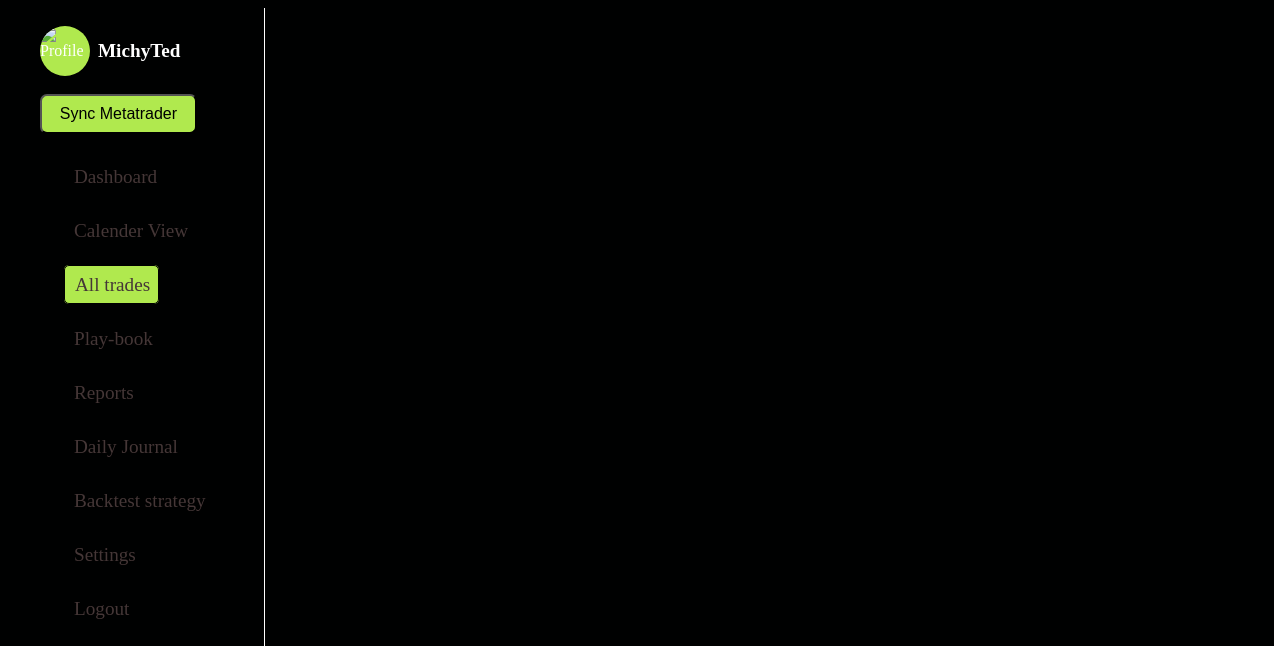
The app's page /journal (signed in), older data.
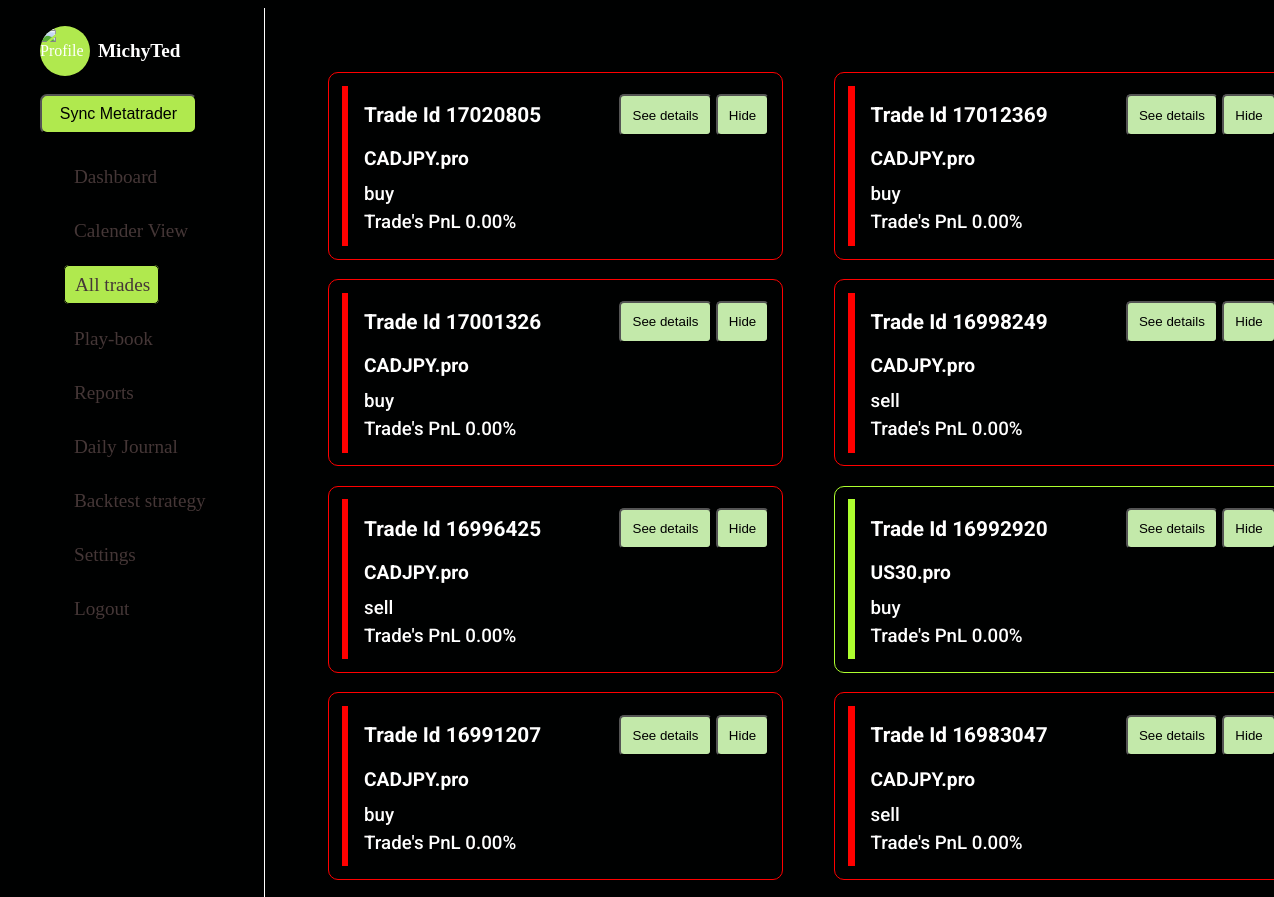
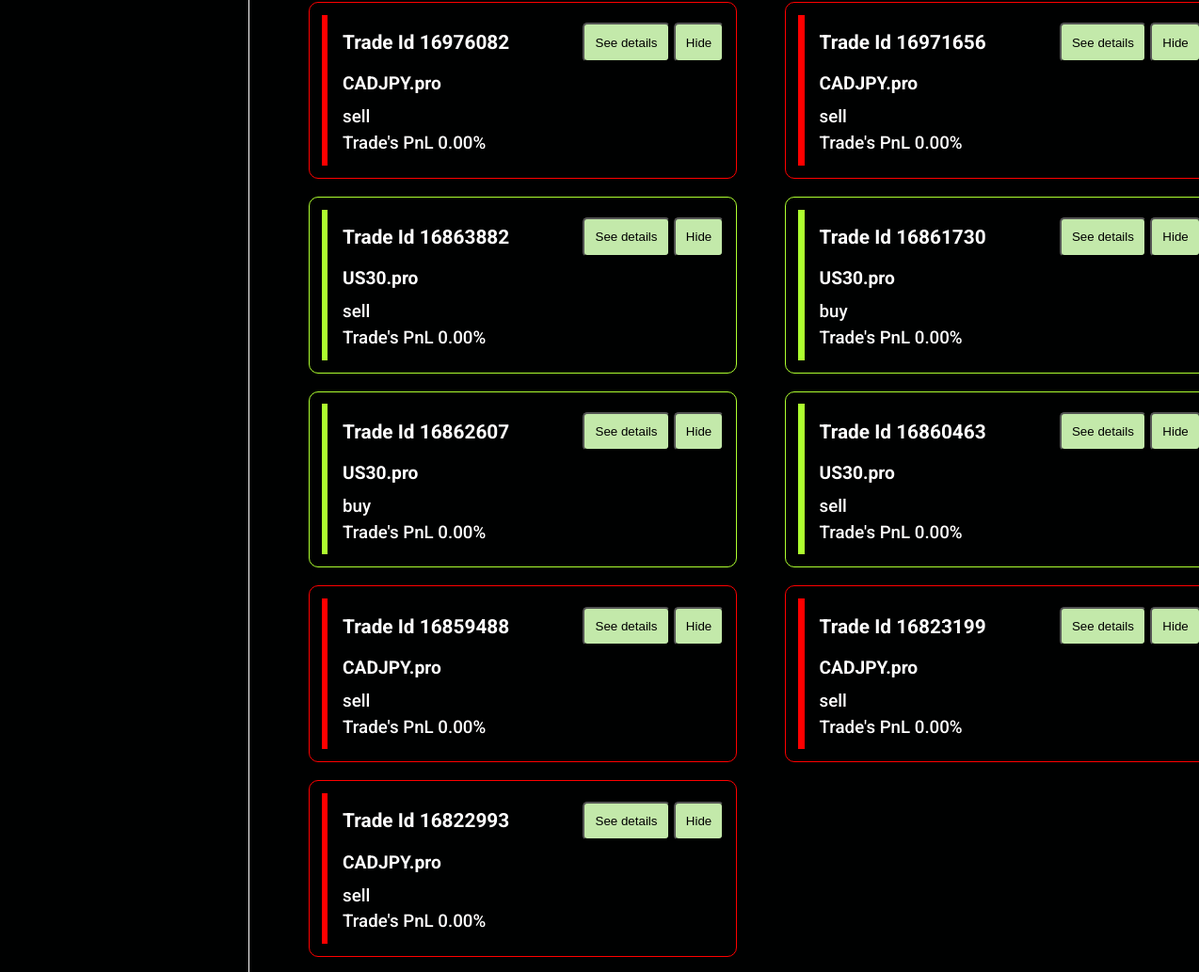
The same page, newer data (2 pictures, top to bottom).
### forexJournal/models.py (models this page shows, shortened)
class TradesModel(models.Model):
    user = models.ForeignKey(settings.AUTH_USER_MODEL, on_delete=models.CASCADE, related_name="trades", default=1)
    ticket = models.IntegerField(null=False, unique=True)
    opening_time = models.DateTimeField()
    closing_time = models.DateTimeField()
    order_type = models.CharField(null=False, blank=False, max_length=10)
    lot_size = models.DecimalField(decimal_places=4, max_digits=7)
    original_position_size = models.DecimalField(decimal_places=4, max_digits=7)
    symbol = models.CharField(max_length=20)
    opening_price = models.DecimalField(decimal_places=6, max_digits=12)
    closing_price = models.DecimalField(decimal_places=6, max_digits=12)
    stop_loss = models.DecimalField(decimal_places=6, max_digits=12)
    take_profit = models.DecimalField(decimal_places=6, max_digits=12)
    commission_usd = models.DecimalField(decimal_places=4, max_digits=8)
    swap_usd = models.DecimalField(decimal_places=3, max_digits=8)
    profit_usd = models.DecimalField(decimal_places=3, max_digits=20)
    equity_usd = models.CharField(max_length=10)
    margin_level = models.CharField(max_length=10)
    close_reason = models.CharField(max_length=10)
    strategy = models.ForeignKey(StrategyModel, on_delete=models.SET_NULL, null=True, blank=True)
    profit_target = models.DecimalField(max_digits=20, decimal_places=6, null=True, blank=True)
    stop_loss_value = models.DecimalField(max_digits=20, decimal_places=6, null=True, blank=True)
    tags = models.CharField(max_length=50, null=True, blank=True)
    planned_R_Multiple = models.DecimalField(max_digits=5, decimal_places=2, null=True, blank=True)
    notes = models.TextField(null=True, blank=True)

### forexJournal/views.py (the view)
# urls.py: path("journal", views.journal, name="journal"),
@login_required
def journal(request):
    logged_in_user = request.user
    context = {}
    trades = TradesModel.objects.filter(user=logged_in_user).order_by("-id")
    for trade in trades:
        trade.profit_usd = Money(trade.profit_usd, "USD")
    context["trades"] = trades
    return render(request, "forexJournal/journal.html", context)

### forexJournal/templates/forexJournal/journal.html (shortened to what this page needs)
{% extends "base.html" %}
{% load static %}
{% block css_files %}
    <link rel="stylesheet" href="{% static 'forexJournal/journal.css' %}">
{% endblock css_files %}
{% block content %}
<div class="main-content">
    <ul class="list">
        {% for trade in trades %}
            <li>
                <div class="trade">
                    <div class="bar"></div>
                    <div class="items">
                        <div class="heads">
                            <h2>Trade Id {{ trade.ticket}}</h2>
                            <div>
                                <button type="button">See details</button>
                                <button type="button">Hide</button>
                            </div>
                        </div>
                        <div class="values">
                            <h3 class="first">{{ trade.profit_usd }} <span>{{ trade.symbol }}</span></h3>
                            <h3 class="second">{{ trade.order_type}}</h3>
                            <h3 class="third">Trade's PnL 0.00%</h3>
                        </div>
                    </div>
                </div>
            </li>
        {% endfor %}
    </ul>
</div>
{% endblock content %}

### templates/base.html (shortened to what this page needs)
{% load static %}
<!DOCTYPE html>
<html lang="en">
<head>
    {% block css_files %}{% endblock  %}
    <link rel="stylesheet" href="{% static 'base.css' %}">
    <link rel="stylesheet" href="https://cdnjs.cloudflare.com/ajax/libs/font-awesome/6.5.2/css/all.min.css" />
</head>
<body>
    <section id="first-part">
        <div id="profile">
            <img src="{% static 'forexJournal/images/3d-portrait-businessman.jpg' %}" alt="Profile">
            <h2>{{ user }}</h2>
        </div>
        <button type="button" class="new-trade">Sync Metatrader</button>
        <ul>
            <li class="try"><a href="{% url "forex" %}" class="active" id="dashboard">Dashboard</a></li>
            <li><a href="{% url "All_trades" %}" id="all_trades" class="active">Calender View</a></li>
            <li><a href="{% url "journal" %}" id="journalss" class="active">All trades</a></li>
            <li><a href="{% url "playBook" %}" id="Play_book" class="active">Play-book</a></li>
            <li><a href="{% url "reports" %}" id="reports" class="active">Reports</a></li>
            <li><a href="{% url "daily-journal" %}" id="daily-journal" class="active">Daily Journal</a></li>
            <li><a href="{% url "backtest" %}" id="backtest" class="active">Backtest strategy</a></li>
            <li><a href="{% url "settings" %}" id="settings" class="active">Settings</a></li>
            <li class="logout"><a href="{% url 'logout' %}">Logout</a></li>
        </ul>
    </section>
    {% block content %}
    {% endblock  %}
</body>
</html>

### forexJournal/static/forexJournal/journal.css (style rules this page uses)
.main-content { margin-left: 20rem; width: 78vw; }
#first-part { width: 15rem; padding: 1rem; min-height: 100%; border-right: 1px solid white; position: fixed; }
.trade { height: 10rem; padding: 0.8rem; border: 0.5px solid greenyellow; border-radius: 10px; margin-right: 2rem; display: flex; cursor: pointer; transition: transform 0.3s ease; }
.heads { display: flex; align-items: center; justify-content: space-between; }
.heads button { padding: 0.7rem; background: rgb(195, 233, 170); border-radius: 5px; }
.heads h2 { font-size: 1.3rem; font-family: "Roboto", sans-serif; font-weight: bold; font-style: normal; }
.values { margin-top: -1rem; }
.values .first { font-size: 2.5rem; margin-top: -1rem; }
.first span { font-size: 1.2rem; font-family: "Roboto", sans-serif; font-weight: bold; font-style: normal; }
.second { margin-top: -2rem; font-family: "Roboto", sans-serif; font-weight: 500; font-style: normal; }
.third { margin-top: -0.8rem; font-family: "Roboto", sans-serif; font-weight: 500; font-style: normal; }
.bar { height: 100%; width: 0.4rem; background: greenyellow; }
.items { width: 97%; margin-left: 1rem; }
.list { display: grid; grid-template-columns: 1fr 1fr; gap: 1.2rem; margin-left: -2.5rem; margin-top: 4rem; list-style: none; }

### static/base.css (style rules this page uses)
:root { --main-color:#000101; --divBack: hsl(207, 35%, 10%); --selectedColor: #B0E94E; --selectedColor2: #efef05; }
body { color: white; background: var(--main-color); height: 100vh; display: grid; grid-template-columns: 0.8fr 4fr ; }
#first-part { width: 14rem; padding: 1rem; height: 100vh; }
#profile { display: flex; align-items: center; padding-left: 1rem; }
#profile img { margin-right: 2rem; object-fit: cover; object-position: top; width: 50px; height: 50px; border-radius: 50%; background: var(--selectedColor); }
#profile h2 { font-size: 1.2rem; margin-left: -1.5rem; }
.new-trade { width: 70%; height: 2.5rem; margin-left: 1rem; margin-top: 1rem; background-color: var(--selectedColor); font-size: 1rem; border-radius: 7px; }
#first-part ul { list-style: none; margin-top: 2rem; height: 15rem; }
#first-part li { margin-top: 2rem; }
#first-part a { text-decoration: none; color: rgb(69, 55, 55); font-size: 1.2rem; padding-left: 10px; }
li .active { border: 1px solid black; background: var(--selectedColor); padding: 0.5rem; border-radius: 5px; }

Row changes from the older to the newer data that the page shows:
added TradesModel: ticket "17020805", symbol "CADJPY.pro", order_type "buy"
added TradesModel: ticket "17012369", symbol "CADJPY.pro", order_type "buy"
added TradesModel: ticket "17001326", symbol "CADJPY.pro", order_type "buy"
added TradesModel: ticket "16998249", symbol "CADJPY.pro", order_type "sell"
added TradesModel: ticket "16996425", symbol "CADJPY.pro", order_type "sell"
added TradesModel: ticket "16992920", symbol "US30.pro", order_type "buy"
added TradesModel: ticket "16991207", symbol "CADJPY.pro", order_type "buy"
added TradesModel: ticket "16983047", symbol "CADJPY.pro", order_type "sell"
added TradesModel: ticket "16976082", symbol "CADJPY.pro", order_type "sell"
added TradesModel: ticket "16971656", symbol "CADJPY.pro", order_type "sell"
added TradesModel: ticket "16863882", symbol "US30.pro", order_type "sell"
added TradesModel: ticket "16861730", symbol "US30.pro", order_type "buy"
added TradesModel: ticket "16862607", symbol "US30.pro", order_type "buy"
added TradesModel: ticket "16860463", symbol "US30.pro", order_type "sell"
added TradesModel: ticket "16859488", symbol "CADJPY.pro", order_type "sell"
added TradesModel: ticket "16823199", symbol "CADJPY.pro", order_type "sell"
added TradesModel: ticket "16822993", symbol "CADJPY.pro", order_type "sell"
